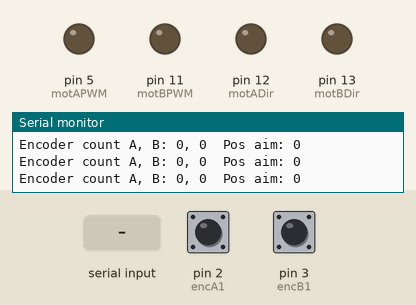
A sketch run on a simulated Arduino Uno, built with avr-gcc and run on an emulated ATmega328P. Shown: output pins drawn as LEDs (lit = HIGH), the last lines printed to the serial monitor. The test bench sets the inputs (shaded band); at power-on: pin 2 (encA1) HIGH, pin 3 (encB1) HIGH.

Above: at 1.2 s.
1.3 s: "90,45\n" received over Serial
At 2.4 s:
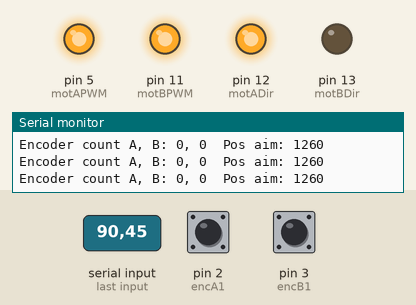
2.8 s: "5\n" received over Serial
5.8 s: "30,150\n" received over Serial
Timing chart, 0 to 8.8 s (numbered marks = the images above; inputs shaded):
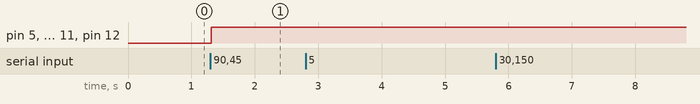

The sketch:

V5.ino
```cpp
#include <PIDController.h>

#define encA1 2
#define encA2 4
#define motAPWM 5
#define motADir 12

#define encB1 3
#define encB2 6
#define motBPWM 11
#define motBDir 13


volatile long int encAPos = 0;
volatile long int encBPos = 0;
PIDController posA_pid, posB_pid;
int motAVal = 0;
int motBVal = 0;

long int inputVal = 0;
long int targetPos = 0;

void setup()
{
  Serial.begin(19200);

  pinMode(encA1, INPUT_PULLUP);
  pinMode(encA2, INPUT_PULLUP);
  pinMode(motAPWM, OUTPUT);
  pinMode(motADir, OUTPUT);

  pinMode(encB1, INPUT_PULLUP);
  pinMode(encB2, INPUT_PULLUP);
  pinMode(motBPWM, OUTPUT);
  pinMode(motBDir, OUTPUT);

  attachInterrupt(digitalPinToInterrupt(encA1), encACount, RISING);
  attachInterrupt(digitalPinToInterrupt(encB1), encBCount, RISING);

  posA_pid.begin();
  posA_pid.tune(10, 0, 2500);
  posA_pid.limit(-255, 255);
  posB_pid.begin();
  posB_pid.tune(10, 0, 2500);
  posB_pid.limit(-255, 255);
}

void loop()
{
  updateInput();

  posA_pid.setpoint(targetPos);
  posB_pid.setpoint(targetPos);
  motAVal = posA_pid.compute(encAPos);
  motBVal = posB_pid.compute(encBPos);

  if(motAVal > 0)
  {
    motAAntiClock(motAVal);
  }
  else
  {
    motAClock(abs(motAVal));
  }
  if(motBVal > 0)
  {
    motBAntiClock(motBVal);
  }
  else
  {
    motBClock(abs(motBVal));
  }

  Serial.print("Encoder count A, B: "); Serial.print(encAPos); Serial.print(", ");
  Serial.print(encBPos);
  Serial.print("\t"); Serial.print("Pos aim: "); Serial.println(targetPos);

  delay(2);
}

void encACount()
{
  if(digitalRead(encA2) == HIGH)
  {
    encAPos ++;
  }
  else
  {
    encAPos --;
  }
}
void encBCount()
{
  if(digitalRead(encB2) == HIGH)
  {
    encBPos ++;
  }
  else
  {
    encBPos --;
  }
}

void motAClock(int pwmOut)
{
  if(pwmOut > 40)
  {
    digitalWrite(motADir, false);
    analogWrite(motAPWM, pwmOut);
  }
  else
  {
    digitalWrite(motAPWM, LOW);
  }
}
void motAAntiClock(int pwmOut)
{
  if(pwmOut > 40)
  {
    digitalWrite(motADir, true);
    analogWrite(motAPWM, pwmOut);
  }
  else
  {
    digitalWrite(motAPWM, LOW);
  }
}
void motBClock(int pwmOut)
{
  if(pwmOut > 40)
  {
    digitalWrite(motBDir, true);
    analogWrite(motBPWM, pwmOut);
  }
  else
  {
    digitalWrite(motBPWM, LOW);
  }
}
void motBAntiClock(int pwmOut)
{
  if(pwmOut > 40)
  {
    digitalWrite(motBDir, false);
    analogWrite(motBPWM, pwmOut);
  }
  else
  {
    digitalWrite(motBPWM, LOW);
  }
}

void updateInput()
{
  if(Serial.available())
  {
    inputVal = Serial.parseInt();
    targetPos += (((float)inputVal/360) * 3360);
  }
}
```

Measured:
- after the input at 1.3 s, pin 5 (motAPWM), pin 11 (motBPWM), pin 12 (motADir): LOW → HIGH at once
